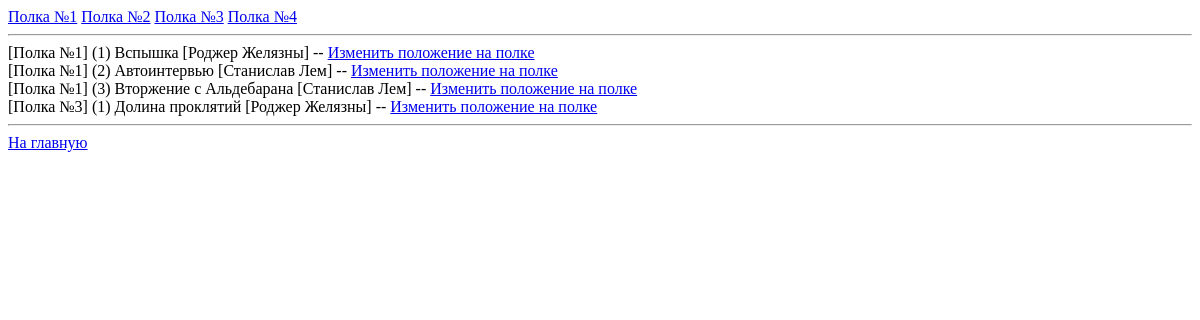
Page /shelfs on the earlier database version.
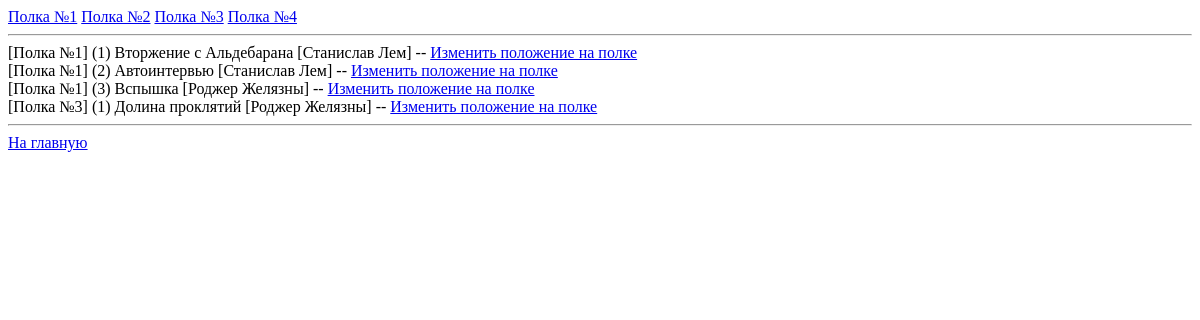
Same page on the later database version.
### books/models.py (models this page shows, shortened)
class Shelf(models.Model):
    id = models.IntegerField("Номенр полки", primary_key=True)
    def __str__(self):
        return f"Полка №{self.id}"

class BookOnShelf(models.Model):
    book = models.OneToOneField(
        "books.Book",
        verbose_name="Книга",
        on_delete=models.CASCADE,
        default=None,
    )
    shelf = models.ForeignKey(
        "books.Shelf", on_delete=models.CASCADE, related_name="books_on_shelf"
    )
    position = models.PositiveIntegerField("Позиция на полке", null=True, blank=True)
    class Meta:
        ordering = ["shelf", "position"]
    def __str__(self):
        return f"[{self.shelf}] ({self.position}) {self.book}"

class Book(models.Model):
    title = models.CharField("Название", max_length=150)
    author = models.ForeignKey(
        "books.Author",
        verbose_name="Автор",
        on_delete=models.CASCADE,
        related_name="books",
    )
    class Meta:
        ordering = ["author", "title"]
    def __str__(self):
        return f"{self.title} [{self.author}]"

class Author(models.Model):
    full_name = models.CharField("ФИО Автора", max_length=100)
    def __str__(self):
        return self.full_name

### books/views.py (the view)
# urls.py: path("shelfs", BooksOnShelfListView.as_view(), name="shelfs"),
class BooksOnShelfListView(ListView):
    model = BookOnShelf
    template_name = "books_on_shelf_list.html"
    def get_context_data(self, **kwargs):
        context = super().get_context_data(**kwargs)
        context["shelfs"] = Shelf.objects.all()
        return context
    def get_queryset(self):
        shelf_id = self.kwargs.get("shelf_id")
        if shelf_id:
            return super().get_queryset().filter(shelf_id=shelf_id)
        return super().get_queryset()

### templates/books_on_shelf_list.html (shortened to what this page needs)
{% extends 'base.html' %}
{% block content %}
{% for shelf in shelfs %}
<a href="{% url 'books:books_on_shelf' shelf_id=shelf.pk %}">{{shelf}}</a>
{% endfor %}
<hr>
{% for obj in object_list %}
{{obj}} -- <a href="{% url 'books:edit_book' pk=obj.pk %}">Изменить положение на
  полке</a><br>
{% endfor %}
<hr>
<a href="{% url 'books:index' %}">На главную</a>
{% endblock content %}

### templates/base.html (shortened to what this page needs)
<!DOCTYPE html>
<html lang="en">
  <head>
  </head>
  <body>
    {% block content %} {% endblock content %}
  </body>
</html>

Differences in the rows shown:
changed BookOnShelf: shelf+position+book "[Полка №1] (3) Вторжение с Альдебарана [Станислав Лем]" → "[Полка №1] (1) Вторжение с Альдебарана [Станислав Лем]"; moves up the list
shown differently, row unchanged: BookOnShelf "[Полка №1] (2) Автоинтервью [Станислав Лем]": moves down the list
changed BookOnShelf: shelf+position+book "[Полка №1] (1) Вспышка [Роджер Желязны]" → "[Полка №1] (3) Вспышка [Роджер Желязны]"
